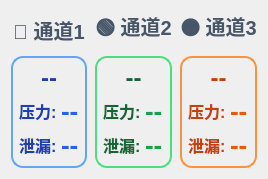
           <widget class="QFrame" name="channelsResultFrame">
            <property name="styleSheet">
             <string notr="true">
QFrame#channelsResultFrame {
    background: transparent;
    border: none;
}
             </string>
            </property>
            <layout class="QHBoxLayout" name="channelsHLayout">
             <property name="spacing">
              <number>8</number>
             </property>
             <item>
              <layout class="QVBoxLayout" name="test1Layout">
               <item>
                <widget class="QLabel" name="test1Label">
                 <property name="styleSheet">
                  <string notr="true">font-weight: bold; color: #475569; font-size: 20px;</string>
                 </property>
                 <property name="text">
                  <string>🔵 通道1</string>
                 </property>
                 <property name="alignment">
                  <set>Qt::AlignCenter</set>
                 </property>
                </widget>
               </item>
               <item>
                <widget class="QFrame" name="test1ResultFrame">
                 <property name="minimumSize">
                  <size>
                   <width>0</width>
                   <height>110</height>
                  </size>
                 </property>
                 <property name="styleSheet">
                  <string notr="true">
QFrame#test1ResultFrame {
    background: qlineargradient(x1:0, y1:0, x2:0, y2:1, 
        stop:0 #eff6ff, 
        stop:1 #dbeafe);
    border: 2px solid #60a5fa;
    border-radius: 12px;
}
                  </string>
                 </property>
                 <property name="frameShape">
                  <enum>QFrame::StyledPanel</enum>
                 </property>
                 <layout class="QVBoxLayout" name="test1ValueLayout">
                  <property name="spacing">
                   <number>4</number>
                  </property>
                  <property name="leftMargin">
                   <number>6</number>
                  </property>
                  <property name="topMargin">
                   <number>6</number>
                  </property>
                  <property name="rightMargin">
                   <number>6</number>
                  </property>
                  <property name="bottomMargin">
                   <number>6</number>
                  </property>
                  <item>
                   <widget class="QLabel" name="test1ResultValueLabel">
                    <property name="styleSheet">
                     <string notr="true">font-weight: bold; color: #1e40af; font-size: 24px; background: transparent;</string>
                    </property>
                    <property name="text">
                     <string>--</string>
                    </property>
                    <property name="alignment">
                     <set>Qt::AlignCenter</set>
                    </property>
                   </widget>
                  </item>
                  <item>
                   <layout class="QHBoxLayout" name="test1PassPressureLayout">
                    <item>
                     <widget class="QLabel" name="test1PassPressureTitle">
                      <property name="styleSheet">
                       <string notr="true">font-weight: bold; color: #1e40af; font-size: 16px; background: transparent;</string>
                      </property>
                      <property name="text">
                       <string>压力:</string>
                      </property>
                     </widget>
                    </item>
                    <item>
                     <widget class="QLabel" name="channel1PassPressureLabel">
                      <property name="styleSheet">
                       <string notr="true">color: #2563eb; font-size: 26px; font-weight: 600; background: transparent;</string>
                      </property>
                      <property name="text">
                       <string>--</string>
                      </property>
                     </widget>
                    </item>
                   </layout>
                  </item>
                  <item>
                   <layout class="QHBoxLayout" name="test1PassLeakLayout">
                    <item>
                     <widget class="QLabel" name="test1PassLeakTitle">
                      <property name="styleSheet">
                       <string notr="true">font-weight: bold; color: #1e40af; font-size: 16px; background: transparent;</string>
                      </property>
                      <property name="text">
                       <string>泄漏:</string>
                      </property>
                     </widget>
                    </item>
                    <item>
                     <widget class="QLabel" name="channel1PassLeakLabel">
                      <property name="styleSheet">
                       <string notr="true">color: #2563eb; font-size: 26px; font-weight: 600; background: transparent;</string>
                      </property>
                      <property name="text">
                       <string>--</string>
                      </property>
                     </widget>
                    </item>
                   </layout>
                  </item>
                 </layout>
                </widget>
               </item>
              </layout>
             </item>
             <item>
              <layout class="QVBoxLayout" name="test2Layout">
               <item>
                <widget class="QLabel" name="test2Label">
                 <property name="styleSheet">
                  <string notr="true">font-weight: bold; color: #475569; font-size: 20px;</string>
                 </property>
                 <property name="text">
                  <string>🟢 通道2</string>
                 </property>
                 <property name="alignment">
                  <set>Qt::AlignCenter</set>
                 </property>
                </widget>
               </item>
               <item>
                <widget class="QFrame" name="test2ResultFrame">
                 <property name="minimumSize">
                  <size>
                   <width>0</width>
                   <height>110</height>
                  </size>
                 </property>
                 <property name="styleSheet">
                  <string notr="true">
QFrame#test2ResultFrame {
    background: qlineargradient(x1:0, y1:0, x2:0, y2:1, 
        stop:0 #f0fdf4, 
        stop:1 #dcfce7);
    border: 2px solid #4ade80;
    border-radius: 12px;
}
                  </string>
                 </property>
                 <property name="frameShape">
                  <enum>QFrame::StyledPanel</enum>
                 </property>
                 <layout class="QVBoxLayout" name="test2ValueLayout">
                  <property name="spacing">
                   <number>4</number>
                  </property>
                  <property name="leftMargin">
                   <number>6</number>
                  </property>
                  <property name="topMargin">
                   <number>6</number>
                  </property>
                  <property name="rightMargin">
                   <number>6</number>
                  </property>
                  <property name="bottomMargin">
                   <number>6</number>
                  </property>
                  <item>
                   <widget class="QLabel" name="test2ResultValueLabel">
                    <property name="styleSheet">
                     <string notr="true">font-weight: bold; color: #166534; font-size: 24px; background: transparent;</string>
                    </property>
                    <property name="text">
                     <string>--</string>
                    </property>
                    <property name="alignment">
                     <set>Qt::AlignCenter</set>
                    </property>
                   </widget>
                  </item>
                  <item>
                   <layout class="QHBoxLayout" name="test2PassPressureLayout">
                    <item>
                     <widget class="QLabel" name="test2PassPressureTitle">
                      <property name="styleSheet">
                       <string notr="true">font-weight: bold; color: #166534; font-size: 16px; background: transparent;</string>
                      </property>
                      <property name="text">
                       <string>压力:</string>
                      </property>
                     </widget>
                    </item>
                    <item>
                     <widget class="QLabel" name="channel2PassPressureLabel">
                      <property name="styleSheet">
                       <string notr="true">color: #16a34a; font-size: 26px; font-weight: 600; background: transparent;</string>
                      </property>
                      <property name="text">
                       <string>--</string>
                      </property>
                     </widget>
                    </item>
                   </layout>
                  </item>
                  <item>
                   <layout class="QHBoxLayout" name="test2PassLeakLayout">
                    <item>
                     <widget class="QLabel" name="test2PassLeakTitle">
                      <property name="styleSheet">
                       <string notr="true">font-weight: bold; color: #166534; font-size: 16px; background: transparent;</string>
                      </property>
                      <property name="text">
                       <string>泄漏:</string>
                      </property>
                     </widget>
                    </item>
                    <item>
                     <widget class="QLabel" name="channel2PassLeakLabel">
                      <property name="styleSheet">
                       <string notr="true">color: #16a34a; font-size: 26px; font-weight: 600; background: transparent;</string>
                      </property>
                      <property name="text">
                       <string>--</string>
                      </property>
                     </widget>
                    </item>
                   </layout>
                  </item>
                 </layout>
                </widget>
               </item>
              </layout>
             </item>
             <item>
              <layout class="QVBoxLayout" name="test3Layout">
               <item>
                <widget class="QLabel" name="test3Label">
                 <property name="styleSheet">
                  <string notr="true">font-weight: bold; color: #475569; font-size: 20px;</string>
                 </property>
                 <property name="text">
                  <string>🟠 通道3</string>
                 </property>
                 <property name="alignment">
                  <set>Qt::AlignCenter</set>
                 </property>
                </widget>
               </item>
               <item>
                <widget class="QFrame" name="test3ResultFrame">
                 <property name="minimumSize">
                  <size>
                   <width>0</width>
                   <height>110</height>
                  </size>
                 </property>
                 <property name="styleSheet">
                  <string notr="true">
QFrame#test3ResultFrame {
    background: qlineargradient(x1:0, y1:0, x2:0, y2:1, 
        stop:0 #fff7ed, 
        stop:1 #ffedd5);
    border: 2px solid #fb923c;
    border-radius: 12px;
}
                  </string>
                 </property>
                 <property name="frameShape">
                  <enum>QFrame::StyledPanel</enum>
                 </property>
                 <layout class="QVBoxLayout" name="test3ValueLayout">
                  <property name="spacing">
                   <number>4</number>
                  </property>
                  <property name="leftMargin">
                   <number>6</number>
                  </property>
                  <property name="topMargin">
                   <number>6</number>
                  </property>
                  <property name="rightMargin">
                   <number>6</number>
                  </property>
                  <property name="bottomMargin">
                   <number>6</number>
                  </property>
                  <item>
                   <widget class="QLabel" name="test3ResultValueLabel">
                    <property name="styleSheet">
                     <string notr="true">font-weight: bold; color: #c2410c; font-size: 24px; background: transparent;</string>
                    </property>
                    <property name="text">
                     <string>--</string>
                    </property>
                    <property name="alignment">
                     <set>Qt::AlignCenter</set>
                    </property>
                   </widget>
                  </item>
                  <item>
                   <layout class="QHBoxLayout" name="test3PassPressureLayout">
                    <item>
                     <widget class="QLabel" name="test3PassPressureTitle">
                      <property name="styleSheet">
                       <string notr="true">font-weight: bold; color: #c2410c; font-size: 16px; background: transparent;</string>
                      </property>
                      <property name="text">
                       <string>压力:</string>
                      </property>
                     </widget>
                    </item>
                    <item>
                     <widget class="QLabel" name="channel3PassPressureLabel">
                      <property name="styleSheet">
                       <string notr="true">color: #ea580c; font-size: 26px; font-weight: 600; background: transparent;</string>
                      </property>
                      <property name="text">
                       <string>--</string>
                      </property>
                     </widget>
                    </item>
                   </layout>
                  </item>
                  <item>
                   <layout class="QHBoxLayout" name="test3PassLeakLayout">
                    <item>
                     <widget class="QLabel" name="test3PassLeakTitle">
                      <property name="styleSheet">
                       <string notr="true">font-weight: bold; color: #c2410c; font-size: 16px; background: transparent;</string>
                      </property>
                      <property name="text">
                       <string>泄漏:</string>
                      </property>
                     </widget>
                    </item>
                    <item>
                     <widget class="QLabel" name="channel3PassLeakLabel">
                      <property name="styleSheet">
                       <string notr="true">color: #ea580c; font-size: 26px; font-weight: 600; background: transparent;</string>
                      </property>
                      <property name="text">
                       <string>--</string>
                      </property>
                     </widget>
                    </item>
                   </layout>
                  </item>
                 </layout>
                </widget>
               </item>
              </layout>
             </item>
            </layout>
           </widget>
